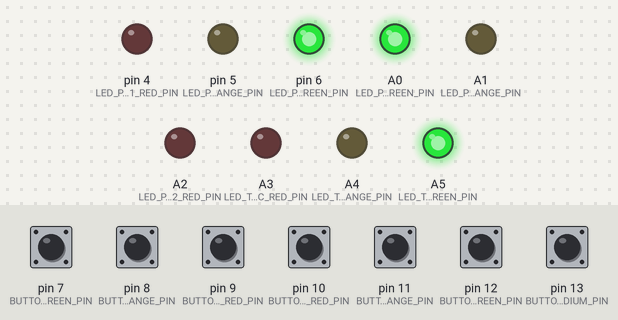
The sketch below on a simulated Arduino Uno, built with avr-gcc and run on an emulated ATmega328P. Parts: output pins drawn as LEDs (lit = HIGH). Dashed ring = blinking. Inputs (shaded band) come from the test bench; at power-on: pin 7 (BUTTON_PODIUM_GREEN_PIN), pin 8 (BUTTON_PODIUM_ORANGE_PIN), pin 9 (BUTTON_PODIUM_RED_PIN), pin 10 (BUTTON_TECHNIC_RED_PIN), pin 11 (BUTTON_TECHNIC_ORANGE_PIN), pin 12 (BUTTON_TECHNIC_GREEN_PIN), pin 13 (BUTTON_TECHNIC_SHOWPODIUM_PIN) HIGH.

Above: at 1.2 s.
1.3 s: pin 9 (BUTTON_PODIUM_RED_PIN) pulled LOW for 1 s
At 2.3 s:
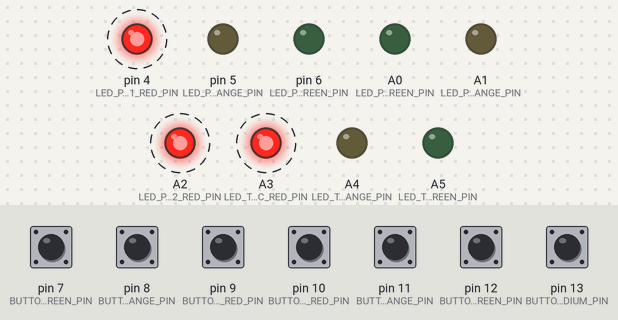
5.3 s: pin 8 (BUTTON_PODIUM_ORANGE_PIN) pulled LOW for 1 s
At 6.5 s:
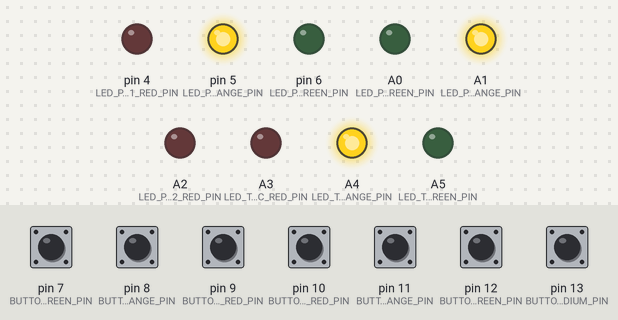
7.8 s: pin 7 (BUTTON_PODIUM_GREEN_PIN) pulled LOW for 1 s
At 9.6 s:
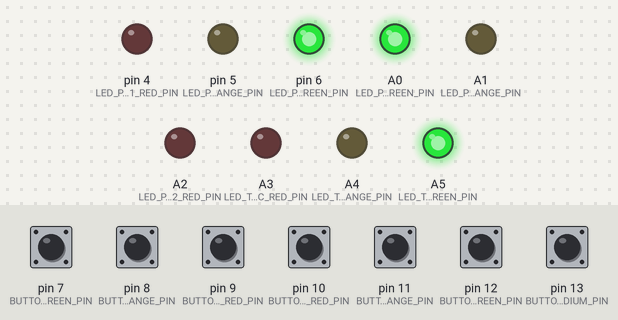
Timing chart, 0 to 11.1 s (numbered marks = the images above; inputs shaded):
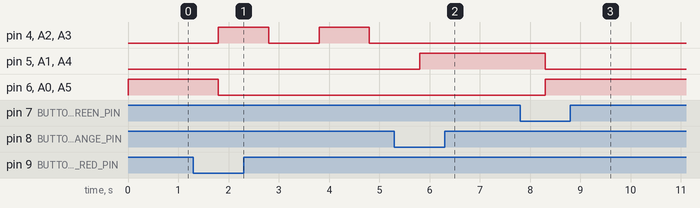

Measured:
- after the input at 1.3 s, pin 4 (LED_PODIUM_1_RED_PIN), A2 (LED_PODIUM_2_RED_PIN), A3 (LED_TECHNIC_RED_PIN): alternates HIGH for 1.0 s and LOW for 1.0 s, starting after 0.50 s; pin 6 (LED_PODIUM_1_GREEN_PIN), A0 (LED_PODIUM_2_GREEN_PIN), A5 (LED_TECHNIC_GREEN_PIN): HIGH → LOW after 0.50 s
- after the input at 5.3 s, pin 4 (LED_PODIUM_1_RED_PIN), A2 (LED_PODIUM_2_RED_PIN), A3 (LED_TECHNIC_RED_PIN): stays LOW (without the input it goes to HIGH after 0.50 s); pin 5 (LED_PODIUM_1_ORANGE_PIN), A1 (LED_PODIUM_2_ORANGE_PIN), A4 (LED_TECHNIC_ORANGE_PIN): LOW → HIGH after 0.50 s
- after the input at 7.8 s, pin 5 (LED_PODIUM_1_ORANGE_PIN), A1 (LED_PODIUM_2_ORANGE_PIN), A4 (LED_TECHNIC_ORANGE_PIN): HIGH → LOW after 0.50 s; pin 6 (LED_PODIUM_1_GREEN_PIN), A0 (LED_PODIUM_2_GREEN_PIN), A5 (LED_TECHNIC_GREEN_PIN): LOW → HIGH after 0.50 s

The sketch:

PODIUM-SIGNAL.ino
```cpp
// Detect the falling edge

// Include the Bounce2 library found here :
// https://github.com/thomasfredericks/Bounce-Arduino-Wiring
#include <Bounce2.h>


#define BUTTON_PODIUM_GREEN_PIN 7
#define BUTTON_PODIUM_ORANGE_PIN 8
#define BUTTON_PODIUM_RED_PIN 9

#define BUTTON_TECHNIC_GREEN_PIN 12
#define BUTTON_TECHNIC_ORANGE_PIN 11
#define BUTTON_TECHNIC_RED_PIN 10
#define BUTTON_TECHNIC_SHOWPODIUM_PIN 13 // button show my status locally, will light up my 3 leds with what I told the PODIUM

#define LED_PODIUM_1_RED_PIN 4
#define LED_PODIUM_1_ORANGE_PIN 5
#define LED_PODIUM_1_GREEN_PIN 6

#define LED_PODIUM_2_RED_PIN A2
#define LED_PODIUM_2_ORANGE_PIN A1
#define LED_PODIUM_2_GREEN_PIN A0

#define LED_TECHNIC_RED_PIN A3
#define LED_TECHNIC_ORANGE_PIN A4
#define LED_TECHNIC_GREEN_PIN A5

int PODIUM_STATE_GREEN = HIGH;
int PODIUM_STATE_ORANGE = LOW;
int PODIUM_STATE_RED = LOW;
int TECHNIC_STATE_GREEN = HIGH;
int TECHNIC_STATE_ORANGE = LOW;
int TECHNIC_STATE_RED = LOW;
int blinkState_TECHNIC = LOW;
int blinkState_PODIUM = LOW;
bool showPodiumState = false;

unsigned long blinkTimeStamp = 0;
unsigned long showStartTimeStamp = 0;
long showTime = 15000; // show for x seconds when requesting state of PODIUM

// Instantiate a Bounce objects :
Bounce db_BUTTON_PODIUM_GREEN_PIN = Bounce();
Bounce db_BUTTON_PODIUM_ORANGE_PIN = Bounce();
Bounce db_BUTTON_PODIUM_RED_PIN = Bounce();

Bounce db_BUTTON_TECHNIC_GREEN_PIN = Bounce();
Bounce db_BUTTON_TECHNIC_ORANGE_PIN = Bounce();
Bounce db_BUTTON_TECHNIC_RED_PIN = Bounce();
Bounce db_BUTTON_TECHNIC_SHOWPODIUM_PIN = Bounce();


void setup() {

  // Setup the button with an internal pull-up :
    pinMode(BUTTON_PODIUM_GREEN_PIN,INPUT_PULLUP);
  pinMode(BUTTON_PODIUM_ORANGE_PIN,INPUT_PULLUP);
  pinMode(BUTTON_PODIUM_RED_PIN,INPUT_PULLUP);

  pinMode(BUTTON_TECHNIC_GREEN_PIN,INPUT_PULLUP);
  pinMode(BUTTON_TECHNIC_ORANGE_PIN,INPUT_PULLUP);
  pinMode(BUTTON_TECHNIC_RED_PIN,INPUT_PULLUP);
  pinMode(BUTTON_TECHNIC_SHOWPODIUM_PIN,INPUT_PULLUP);

  // After setting up the button, setup the Bounce instance :
  db_BUTTON_PODIUM_GREEN_PIN.attach(BUTTON_PODIUM_GREEN_PIN);
  db_BUTTON_PODIUM_ORANGE_PIN.attach(BUTTON_PODIUM_ORANGE_PIN);
  db_BUTTON_PODIUM_RED_PIN.attach(BUTTON_PODIUM_RED_PIN);

  db_BUTTON_TECHNIC_GREEN_PIN.attach(BUTTON_TECHNIC_GREEN_PIN);
  db_BUTTON_TECHNIC_ORANGE_PIN.attach(BUTTON_TECHNIC_ORANGE_PIN );
  db_BUTTON_TECHNIC_RED_PIN.attach(BUTTON_TECHNIC_RED_PIN);
  db_BUTTON_TECHNIC_SHOWPODIUM_PIN.attach(BUTTON_TECHNIC_SHOWPODIUM_PIN);

    db_BUTTON_PODIUM_GREEN_PIN.interval(500);
  db_BUTTON_PODIUM_ORANGE_PIN.interval(500);
  db_BUTTON_PODIUM_RED_PIN.interval(500);

  db_BUTTON_TECHNIC_GREEN_PIN.interval(500);
  db_BUTTON_TECHNIC_ORANGE_PIN.interval(500);
  db_BUTTON_TECHNIC_RED_PIN.interval(500);
  db_BUTTON_TECHNIC_SHOWPODIUM_PIN.interval(500);

  // Setup the LED :
    pinMode(LED_PODIUM_1_RED_PIN,OUTPUT);
  pinMode(LED_PODIUM_1_ORANGE_PIN,OUTPUT);
  pinMode(LED_PODIUM_1_GREEN_PIN,OUTPUT);

  pinMode(LED_PODIUM_2_RED_PIN,OUTPUT);
  pinMode(LED_PODIUM_2_ORANGE_PIN,OUTPUT);
  pinMode(LED_PODIUM_2_GREEN_PIN,OUTPUT);

  pinMode(LED_TECHNIC_RED_PIN,OUTPUT);
  pinMode(LED_TECHNIC_ORANGE_PIN,OUTPUT);
  pinMode(LED_TECHNIC_GREEN_PIN,OUTPUT);

//set the initial default start state
    digitalWrite(LED_PODIUM_1_RED_PIN,LOW);
  digitalWrite(LED_PODIUM_1_ORANGE_PIN,LOW);
  digitalWrite(LED_PODIUM_1_GREEN_PIN,HIGH);

  digitalWrite(LED_PODIUM_2_RED_PIN,LOW);
  digitalWrite(LED_PODIUM_2_ORANGE_PIN,LOW);
  digitalWrite(LED_PODIUM_2_GREEN_PIN,HIGH);

  digitalWrite(LED_TECHNIC_RED_PIN,LOW);
  digitalWrite(LED_TECHNIC_ORANGE_PIN,LOW);
  digitalWrite(LED_TECHNIC_GREEN_PIN,HIGH);

}

void loop() {

  // Update the Bounce instances
    db_BUTTON_PODIUM_GREEN_PIN.update();
  db_BUTTON_PODIUM_ORANGE_PIN.update();
  db_BUTTON_PODIUM_RED_PIN.update();

  db_BUTTON_TECHNIC_GREEN_PIN.update();
  db_BUTTON_TECHNIC_ORANGE_PIN.update();
  db_BUTTON_TECHNIC_RED_PIN.update();
  db_BUTTON_TECHNIC_SHOWPODIUM_PIN.update();


   // Call code if Bounce fell (transition from HIGH to LOW) :
   // Button control from PODIUM => signal local and Remote
   if ( db_BUTTON_PODIUM_GREEN_PIN.fell() ) {
        digitalWrite(LED_PODIUM_1_RED_PIN,LOW);
    digitalWrite(LED_PODIUM_1_ORANGE_PIN,LOW);
    digitalWrite(LED_PODIUM_1_GREEN_PIN,HIGH);

    digitalWrite(LED_PODIUM_2_RED_PIN,LOW);
    digitalWrite(LED_PODIUM_2_ORANGE_PIN,LOW);
    digitalWrite(LED_PODIUM_2_GREEN_PIN,HIGH);
    PODIUM_STATE_GREEN = HIGH;
    PODIUM_STATE_ORANGE = LOW;
    PODIUM_STATE_RED = LOW;

   }
   if ( db_BUTTON_PODIUM_ORANGE_PIN.fell() ) {
        digitalWrite(LED_PODIUM_1_RED_PIN,LOW);
    digitalWrite(LED_PODIUM_1_ORANGE_PIN,HIGH);
    digitalWrite(LED_PODIUM_1_GREEN_PIN,LOW);

    digitalWrite(LED_PODIUM_2_RED_PIN,LOW);
    digitalWrite(LED_PODIUM_2_ORANGE_PIN,HIGH);
    digitalWrite(LED_PODIUM_2_GREEN_PIN,LOW);

    PODIUM_STATE_GREEN = LOW;
    PODIUM_STATE_ORANGE = HIGH;
    PODIUM_STATE_RED = LOW;
   }
   if ( db_BUTTON_PODIUM_RED_PIN.fell() ) {
        digitalWrite(LED_PODIUM_1_RED_PIN,HIGH);
    digitalWrite(LED_PODIUM_1_ORANGE_PIN,LOW);
    digitalWrite(LED_PODIUM_1_GREEN_PIN,LOW);

    digitalWrite(LED_PODIUM_2_RED_PIN,HIGH);
    digitalWrite(LED_PODIUM_2_ORANGE_PIN,LOW);
    digitalWrite(LED_PODIUM_2_GREEN_PIN,LOW);

    PODIUM_STATE_GREEN = LOW;
    PODIUM_STATE_ORANGE = LOW;
    PODIUM_STATE_RED = HIGH;
   }

   //Button control from TECHNIC => signal Remote
   if ( db_BUTTON_PODIUM_GREEN_PIN.fell() ) {
    digitalWrite(LED_TECHNIC_RED_PIN,LOW);
    digitalWrite(LED_TECHNIC_ORANGE_PIN,LOW);
    digitalWrite(LED_TECHNIC_GREEN_PIN,HIGH);

    TECHNIC_STATE_GREEN = HIGH;
    TECHNIC_STATE_ORANGE = LOW;
    TECHNIC_STATE_RED = LOW;
   }

   if ( db_BUTTON_PODIUM_ORANGE_PIN.fell() ) {
        digitalWrite(LED_TECHNIC_RED_PIN,LOW);
    digitalWrite(LED_TECHNIC_ORANGE_PIN,HIGH);
    digitalWrite(LED_TECHNIC_GREEN_PIN,LOW);

    TECHNIC_STATE_GREEN = LOW;
    TECHNIC_STATE_ORANGE = HIGH;
    TECHNIC_STATE_RED = LOW;
   }
   if ( db_BUTTON_PODIUM_RED_PIN.fell() ) {
        digitalWrite(LED_TECHNIC_RED_PIN,HIGH);
    digitalWrite(LED_TECHNIC_ORANGE_PIN,LOW);
    digitalWrite(LED_TECHNIC_GREEN_PIN,LOW);

    TECHNIC_STATE_GREEN = LOW;
    TECHNIC_STATE_ORANGE = LOW;
    TECHNIC_STATE_RED = HIGH;
   }
   //Button control from TECHNIC, when this button is pushed we show the status for 'showTime' we send to PODIUM
   if ( db_BUTTON_TECHNIC_SHOWPODIUM_PIN.fell() ) {
      showStartTimeStamp = millis();
      showPodiumState = true;
        digitalWrite(LED_TECHNIC_RED_PIN,PODIUM_STATE_RED);
    digitalWrite(LED_TECHNIC_ORANGE_PIN,PODIUM_STATE_ORANGE);
    digitalWrite(LED_TECHNIC_GREEN_PIN,PODIUM_STATE_GREEN);
   }

   //when BUTTON_TECHNIC_SHOWPODIUM_PIN is pressed we show the PODIUM state on the TECHNIC's site for 'showTime' seconds
   unsigned long now = millis();
   bool turnShowPodium_OFF = now - showStartTimeStamp >showTime;
   if (turnShowPodium_OFF && showPodiumState) {
      digitalWrite(LED_TECHNIC_RED_PIN,TECHNIC_STATE_RED);
    digitalWrite(LED_TECHNIC_ORANGE_PIN,TECHNIC_STATE_ORANGE);
    digitalWrite(LED_TECHNIC_GREEN_PIN,TECHNIC_STATE_GREEN);
    showPodiumState = false;
   }

   //blink the red led if it is lid to make sure it is noticed
   bool toggleBlink = now - blinkTimeStamp > 1000;
   if (TECHNIC_STATE_RED && toggleBlink){
      blinkState_TECHNIC = !blinkState_TECHNIC;
      digitalWrite(LED_TECHNIC_RED_PIN,blinkState_TECHNIC);
      blinkTimeStamp = now;
   }
   if (PODIUM_STATE_RED && toggleBlink){
      blinkState_PODIUM = !blinkState_PODIUM;
      digitalWrite(LED_PODIUM_1_RED_PIN,blinkState_PODIUM);
      digitalWrite(LED_PODIUM_2_RED_PIN,blinkState_PODIUM);
      blinkTimeStamp = now;
   }

}
```
